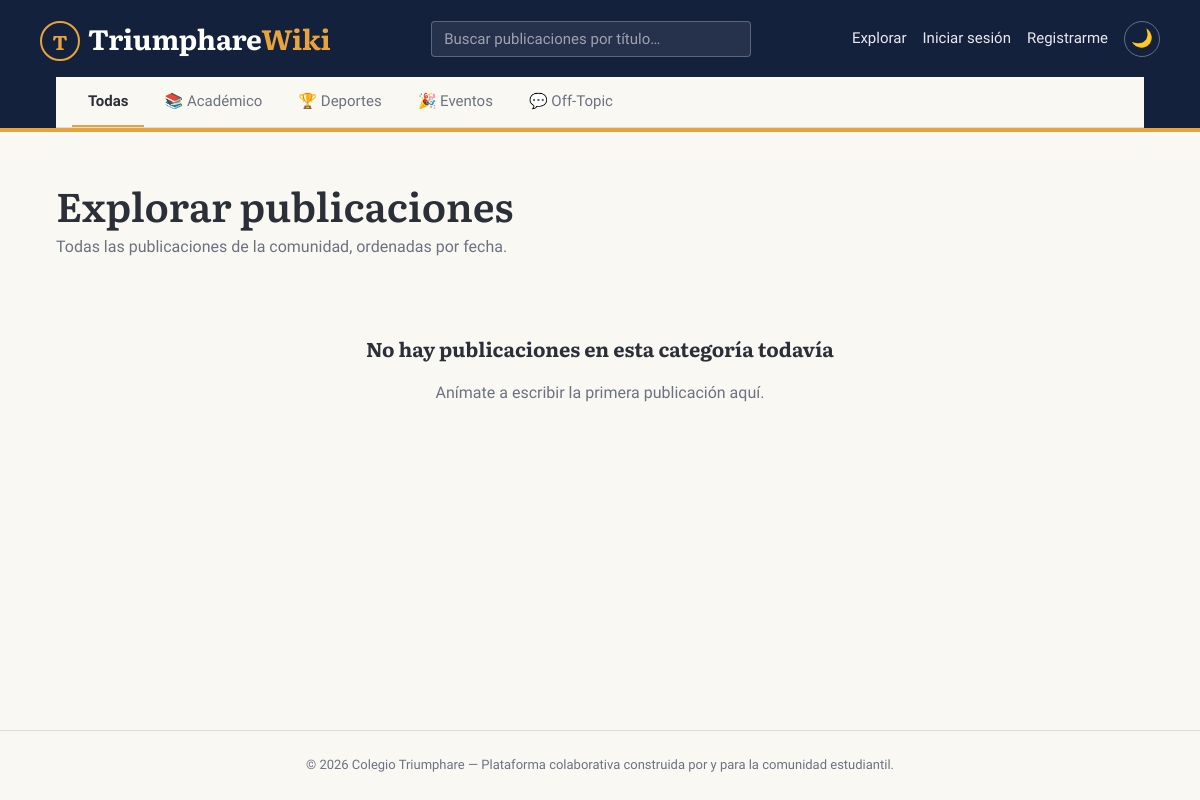
Page /explorar on the committed database.
### models.py (models this page shows, shortened)
class Category(db.Model):
    __tablename__ = "categorias"
    id = db.Column(db.Integer, primary_key=True)
    nombre = db.Column(db.String(50), unique=True, nullable=False)
    slug = db.Column(db.String(50), unique=True, nullable=False)
    icono = db.Column(db.String(10), default="📌")  # emoji/ícono representativo
    color = db.Column(db.String(7), default="#14213D")  # color de acento de la categoría
    descripcion = db.Column(db.String(160), nullable=True)
    posts = db.relationship("Post", backref="categoria", lazy="dynamic")

### app.py (the view)
    @app.route("/explorar")
    def explorar():
        categoria_slug = request.args.get("categoria", "todas")
        pagina = request.args.get("pagina", 1, type=int)
        por_pagina = app.config["POSTS_POR_PAGINA"]
        query = Post.query.order_by(Post.fecha_creacion.desc())
        categoria_activa = None
        if categoria_slug and categoria_slug != "todas":
            categoria_activa = Category.query.filter_by(slug=categoria_slug).first_or_404()
            query = query.filter(Post.categoria_id == categoria_activa.id)
        posts = query.paginate(page=pagina, per_page=por_pagina, error_out=False)
        return render_template(
            "explorar.html",
            posts=posts,
            categoria_activa=categoria_activa,
        )

### app.py (called while the page is built)
def create_app(config_name=None):
    app = Flask(__name__, instance_relative_config=True)
    config_name = config_name or os.environ.get("FLASK_ENV", "development")
    app.config.from_object(config_by_name.get(config_name, "development"))
    os.makedirs(app.instance_path, exist_ok=True)
    db.init_app(app)
    login_manager.init_app(app)
    csrf.init_app(app)
    migrate.init_app(app, db)
    @app.context_processor
    def inyectar_globales():
        return {
            "nombre_institucion": app.config["NOMBRE_INSTITUCION"],
            "categorias_nav": Category.query.order_by(Category.nombre.asc()).all(),
            "anio_actual": datetime.now().year,
        }
    registrar_rutas(app)
    registrar_manejadores_error(app)
    return app

### templates/explorar.html (shortened to what this page needs)
{% extends "base.html" %}
{% from "_macros.html" import tarjeta_post, paginacion with context %}
{% block contenido %}
  <div class="encabezado-seccion">
    <div>
      {% if categoria_activa %}
        <h1>{{ categoria_activa.icono }} {{ categoria_activa.nombre }}</h1>
        <p>{{ categoria_activa.descripcion }}</p>
      {% else %}
        <h1>Explorar publicaciones</h1>
        <p>Todas las publicaciones de la comunidad, ordenadas por fecha.</p>
      {% endif %}
    </div>
  </div>
  {% if posts.items %}
    <div class="lista-posts">
      {% for post in posts.items %}
        {{ tarjeta_post(post) }}
      {% endfor %}
    </div>
    {% if categoria_activa %}
      {{ paginacion(posts, 'explorar', categoria=categoria_activa.slug) }}
    {% else %}
      {{ paginacion(posts, 'explorar') }}
    {% endif %}
  {% else %}
    <div class="estado-vacio">
      <strong>No hay publicaciones en esta categoría todavía</strong>
      <p>Anímate a escribir la primera publicación aquí.</p>
    </div>
  {% endif %}
{% endblock %}

### templates/base.html (shortened to what this page needs)
<!DOCTYPE html>
<html lang="es">
<head>
  <link rel="stylesheet" href="{{ url_for('static', filename='css/themes.css') }}">
  <link rel="stylesheet" href="{{ url_for('static', filename='css/style.css') }}">
</head>
<body>
  <header class="masthead">
    <div class="contenedor masthead__barra">
      <a href="{{ url_for('index') }}" class="marca">
        <span class="marca__escudo">T</span>
        <span class="marca__texto">Triumphare<span>Wiki</span></span>
      </a>
      <div class="buscador">
        <input type="text" id="input-busqueda" placeholder="Buscar publicaciones por título…" autocomplete="off">
      </div>
      <nav class="masthead__nav">
        <a class="enlace-nav" href="{{ url_for('explorar') }}">Explorar</a>
        {% if current_user.is_authenticated %}
          <a class="enlace-nav" href="{{ url_for('crear_post') }}">+ Publicar</a>
          <a class="enlace-nav usuario-chip" href="{{ url_for('perfil', username=current_user.username) }}">
            <span class="avatar-inicial">{{ current_user.iniciales }}</span>
            {{ current_user.username }}
          </a>
          <a class="enlace-nav" href="{{ url_for('logout') }}">Salir</a>
        {% else %}
          <a class="enlace-nav" href="{{ url_for('login') }}">Iniciar sesión</a>
          <a class="enlace-nav" href="{{ url_for('registro') }}">Registrarme</a>
        {% endif %}
        <button type="button" id="boton-tema" class="boton-tema" title="Cambiar tema" aria-label="Cambiar entre modo claro y oscuro">🌙</button>
      </nav>
    </div>
    <div class="contenedor">
      <div class="pestanas-categoria">
        <a href="{{ url_for('explorar') }}"
           class="pestana {% if not request.args.get('categoria') or request.args.get('categoria') == 'todas' %}activa{% endif %}">
          Todas
        </a>
        {% for cat in categorias_nav %}
          <a href="{{ url_for('explorar', categoria=cat.slug) }}"
             class="pestana {% if request.args.get('categoria') == cat.slug %}activa{% endif %}"
             style="--pestana-color: {{ cat.color }};">
            {{ cat.icono }} {{ cat.nombre }}
          </a>
        {% endfor %}
      </div>
    </div>
  </header>
  <div class="contenedor alertas">
  </div>
  <main class="principal">
    <div class="contenedor">
      {% block contenido %}{% endblock %}
    </div>
  </main>
  <footer class="pie-pagina">
    <div class="contenedor">
      © {{ anio_actual }} {{ nombre_institucion }} — Plataforma colaborativa construida por y para la comunidad estudiantil.
    </div>
  </footer>
</body>
</html>

### static/css/themes.css (style rules this page uses)
:root { --tinta-900: #0f1626; --tinta-700: #14213d; --tinta-500: #2a3a63; --papel-50: #faf8f3; --papel-100: #f2efe6; --dorado-500: #e8a33d; --dorado-600: #c9861f; --bosque-500: #2e8b77; --ciruela-500: #8c5aa8; --grafito-700: #2b2f38; --grafito-400: #6b7280; --rojo-señal: #c0392b; --fuente-display: "Literata", Georgia, "Times New Roman", serif; --fuente-cuerpo: "Work Sans", "Segoe UI", system-ui, -apple-system, sans-serif; --tam-xs: 0.8125rem; --tam-sm: 0.9375rem; --tam-base: 1rem; --tam-lg: 1.25rem; --tam-xl: 1.75rem; --tam-2xl: 2.5rem; --espacio-1: 0.25rem; --espacio-2: 0.5rem; --espacio-3: 0.75rem; --espacio-4: 1rem; --espacio-6: 1.5rem; --espacio-8: 2rem; --espacio-12: 3rem; --radio-sutil: 4px; --radio-medio: 10px; --borde-ancho-acento: 4px; --sombra-flotante: 0 10px 30px -12px rgba(15, 22, 38, 0.35); --transicion-rapida: 150ms ease; --transicion-media: 260ms cubic-bezier(0.4, 0, 0.2, 1); --color-fondo: var(--papel-50); --color-fondo-elevado: #ffffff; --color-superficie: var(--papel-100); --color-texto: var(--grafito-700); --color-texto-suave: var(--grafito-400); --color-marca: var(--tinta-700); --color-marca-suave: var(--tinta-500); --color-acento: var(--dorado-500); --color-positivo: var(--bosque-500); --color-borde: rgba(15, 22, 38, 0.12); --color-borde-fuerte: rgba(15, 22, 38, 0.22); --color-header-texto: #ffffff; }

### rows in the picture
Category: icono "📚", nombre "Académico"
Category: icono "🏆", nombre "Deportes"
Category: icono "🎉", nombre "Eventos"
Category: icono "💬", nombre "Off-Topic"

### other values in the picture
{{ nombre_institucion }} "Colegio Triumphare"
